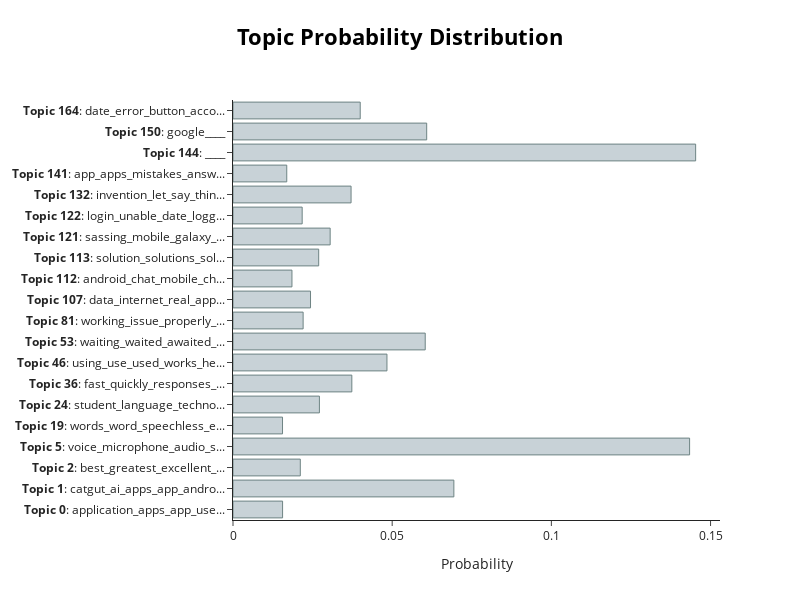

Notebook code for this chart:
### Code cell
topic_model.visualize_distribution(topic_distr[1])

### Figure 1 — Plotly figure (JSON) as saved in the notebook; plotly's stock layout.template omitted (floating-point values rounded to 4 significant figures)
{"data": [{"marker": {"color": "#C8D2D7", "line": {"color": "#6E8484", "width": 1}}, "orientation": "h", "type": "bar", "x": [0.01558, 0.06938, 0.02114, 0.1434, 0.01556, 0.02714, 0.03733, 0.04836, 0.06038, 0.02203, 0.02435, 0.01852, 0.02692, 0.03052, 0.02173, 0.03709, 0.01688, 0.1453, 0.06084, 0.03996], "y": ["<b>Topic 0</b>: application_apps_app_use...", "<b>Topic 1</b>: catgut_ai_apps_app_andro...", "<b>Topic 2</b>: best_greatest_excellent_...", "<b>Topic 5</b>: voice_microphone_audio_s...", "<b>Topic 19</b>: words_word_speechless_e...", "<b>Topic 24</b>: student_language_techno...", "<b>Topic 36</b>: fast_quickly_responses_...", "<b>Topic 46</b>: using_use_used_works_he...", "<b>Topic 53</b>: waiting_waited_awaited_...", "<b>Topic 81</b>: working_issue_properly_...", "<b>Topic 107</b>: data_internet_real_app...", "<b>Topic 112</b>: android_chat_mobile_ch...", "<b>Topic 113</b>: solution_solutions_sol...", "<b>Topic 121</b>: sassing_mobile_galaxy_...", "<b>Topic 122</b>: login_unable_date_logg...", "<b>Topic 132</b>: invention_let_say_thin...", "<b>Topic 141</b>: app_apps_mistakes_answ...", "<b>Topic 144</b>: ____", "<b>Topic 150</b>: google____", "<b>Topic 164</b>: date_error_button_acco..."]}], "layout": {"height": 600, "hoverlabel": {"bgcolor": "white", "font": {"family": "Rockwell", "size": 16}}, "title": {"font": {"color": "Black", "size": 22}, "text": "<b>Topic Probability Distribution</b>", "x": 0.5, "xanchor": "center", "y": 0.95, "yanchor": "top"}, "width": 800, "xaxis": {"title": {"text": "Probability"}}}}
